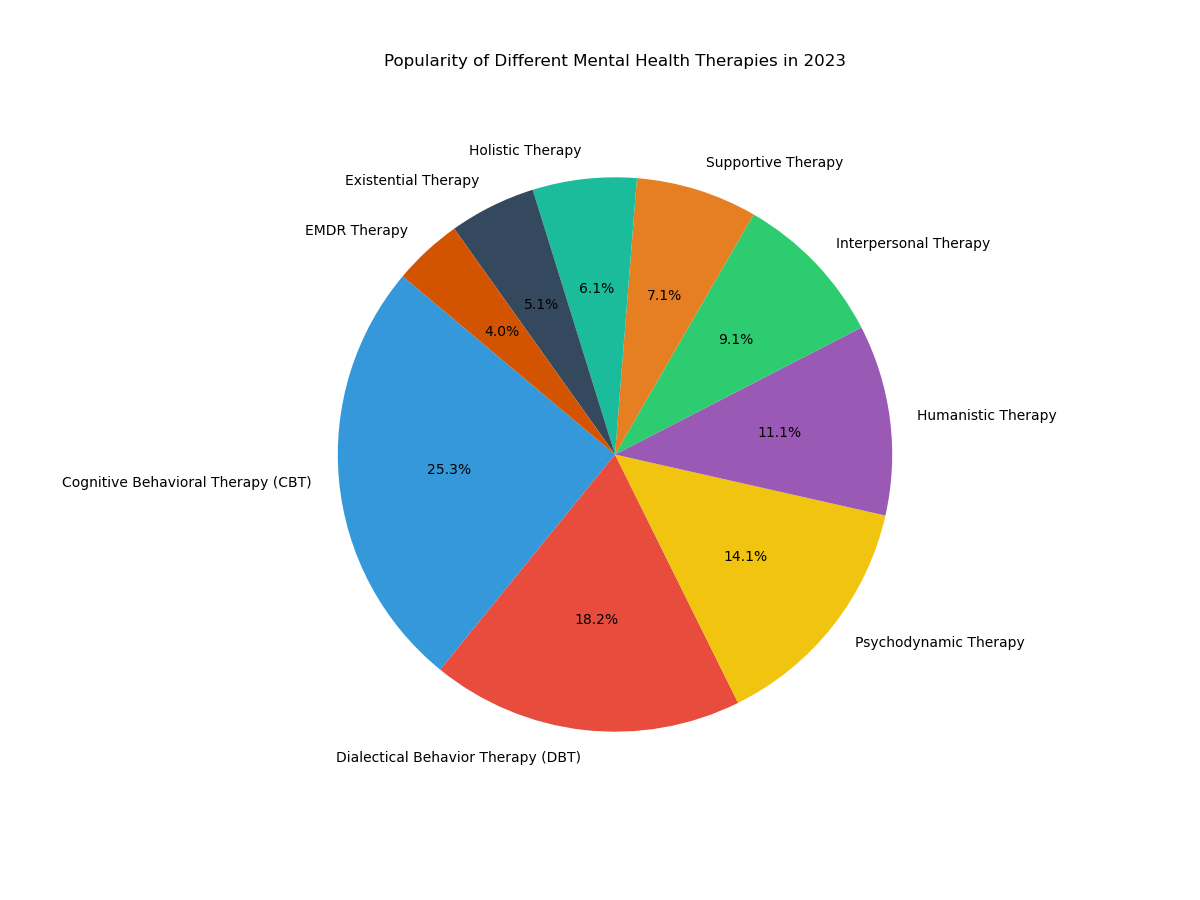

Write the Python code that produced this figure.

import matplotlib.pyplot as plt

# Data
therapy_types = [
    "Cognitive Behavioral Therapy (CBT)", 
    "Dialectical Behavior Therapy (DBT)", 
    "Psychodynamic Therapy", 
    "Humanistic Therapy", 
    "Interpersonal Therapy", 
    "Supportive Therapy", 
    "Holistic Therapy", 
    "Existential Therapy", 
    "EMDR Therapy"
]
popularity = [250, 180, 140, 110, 90, 70, 60, 50, 40]

# Colors
colors = [
    "#3498db",  # CBT
    "#e74c3c",  # DBT
    "#f1c40f",  # Psychodynamic
    "#9b59b6",  # Humanistic
    "#2ecc71",  # Interpersonal
    "#e67e22",  # Supportive
    "#1abc9c",  # Holistic
    "#34495e",  # Existential
    "#d35400",  # EMDR
]

# Create pie chart
plt.figure(figsize=(12, 9))  # width and height in inches
plt.pie(popularity, labels=therapy_types, colors=colors, autopct='%1.1f%%', startangle=140)

# Chart title
plt.title('Popularity of Different Mental Health Therapies in 2023', pad=30)

# Show plot
plt.show()
